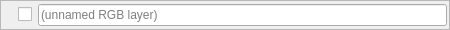
<?xml version="1.0" encoding="UTF-8"?>
<ui version="4.0">
 <class>RGBListWidget</class>
 <widget class="QFrame" name="RGBListWidget">
  <property name="geometry">
   <rect>
    <x>0</x>
    <y>0</y>
    <width>450</width>
    <height>30</height>
   </rect>
  </property>
  <property name="windowTitle">
   <string>Frame</string>
  </property>
  <property name="frameShape">
   <enum>QFrame::StyledPanel</enum>
  </property>
  <property name="frameShadow">
   <enum>QFrame::Raised</enum>
  </property>
  <layout class="QGridLayout" name="gridLayout_3">
   <property name="leftMargin">
    <number>17</number>
   </property>
   <property name="topMargin">
    <number>2</number>
   </property>
   <property name="rightMargin">
    <number>2</number>
   </property>
   <property name="bottomMargin">
    <number>2</number>
   </property>
   <item row="0" column="0">
    <layout class="QHBoxLayout" name="horizontalLayout">
     <item>
      <widget class="QCheckBox" name="m_visibilityBox">
       <property name="text">
        <string/>
       </property>
      </widget>
     </item>
     <item>
      <widget class="QLineEdit" name="m_nameEdit">
       <property name="placeholderText">
        <string>(unnamed RGB layer)</string>
       </property>
      </widget>
     </item>
    </layout>
   </item>
  </layout>
 </widget>
 <resources/>
 <connections/>
</ui>
